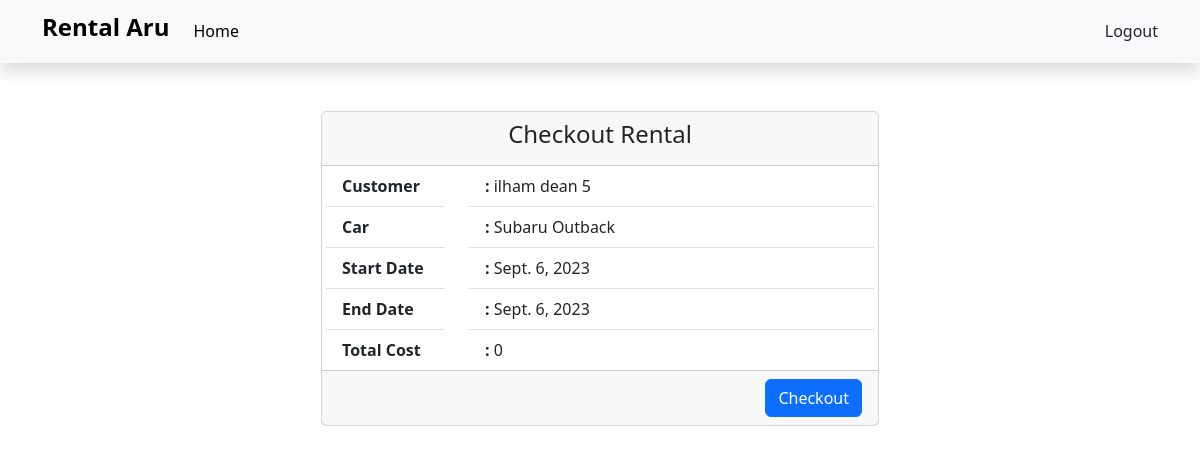
Screenshot of /checkout-rental/17/ (signed in) with the database file from the repository.
### base/models.py (models this page shows, shortened)
class Rental(models.Model):
    STATUS_CHOICES = [
        ('aktif', 'Aktif'),
        ('pending', 'Pending'),
        ('selesai', 'Selesai'),
    ]
    car = models.ForeignKey(Car, on_delete=models.CASCADE)
    customer = models.ForeignKey(settings.AUTH_USER_MODEL, on_delete=models.CASCADE)
    start_date = models.DateField()
    end_date = models.DateField()
    check_out_date = models.DateField(null=True, blank=True)
    status = models.CharField(max_length=20, choices=STATUS_CHOICES, default='pending')
    @property
    def total_cost(self):
        days = (self.end_date - self.start_date).days
        total_price = self.car.price * days
        return int(total_price)

class Car(models.Model):
    TRANSMISSION_CHOICES = [
        ('automatic', 'Automatic'),
        ('manual', 'Manual'),
    ]
    name = models.CharField(max_length=255)
    car_type = models.CharField(max_length=50)
    price = models.IntegerField(null=True)
    color = models.CharField(max_length=50)
    transmission = models.CharField(max_length=10, choices=TRANSMISSION_CHOICES)
    license_plate = models.CharField(max_length=15, unique=True)
    passenger_capacity = models.IntegerField()
    fuel_capacity = models.DecimalField(max_digits=5, decimal_places=2)
    description = models.TextField(blank=True, null=True)
    picture = models.ImageField(blank=True, null=True)
    is_booked = models.BooleanField(default=False)
    def __str__(self):
        return self.name

### account/models.py (models this page shows, shortened)
class User(AbstractBaseUser):
    GENDER_CHOICES = [
        ('laki-laki', 'Laki-laki'),
        ('perempuan', 'Perempuan'),
    ]
    email = models.EmailField(verbose_name='email address', max_length=255, unique=True,)
    full_name = models.CharField(max_length=255)
    gender = models.CharField(max_length=10, choices=GENDER_CHOICES, blank=True, null=True)
    birth_date = models.DateField(blank=True, null=True)
    phone_number = models.CharField(max_length=20, blank=True, null=True)
    nik = models.CharField(max_length=16, unique=True, blank=True, null=True)
    license_card_image = models.ImageField(blank=True, null=True)
    id_card_image = models.ImageField(blank=True, null=True)
    profile_picture = models.ImageField(blank=True, null=True)
    date_joined = models.DateField(verbose_name='date joined', auto_now_add=True,)
    last_login = models.DateField(verbose_name='last login', auto_now=True,)
    is_active = models.BooleanField(default=False)
    is_admin = models.BooleanField(default=False)
    is_superuser = models.BooleanField(default=False)
    objects = CustomUserManager()
    USERNAME_FIELD = 'email'
    REQUIRED_FIELDS = ['full_name']
    def __str__(self):
        return self.full_name

### base/views.py (the view, shortened to what this page needs)
# urls.py: path('checkout-rental/<str:pk>/', views.checkout_rental, name='checkout_rental'),
@login_required(login_url='login_page')
def checkout_rental(request, pk):
    rental = Rental.objects.get(id=pk)
    context = {
        'rental': rental
    }
    return render(request, 'checkout_rental.html', context)

### templates/checkout_rental.html (shortened to what this page needs)
{% extends 'base.html' %}
{% load crispy_forms_tags %}
{% block contents %}
<div class="container d-flex justify-content-center">
    <div class="col-md-6">
        <div class="card">
            <div class="card-header text-center">
                <h4 class="card-title">Checkout Rental</h4>
            </div>
            <div class="row px-1">
                <div class="col-3">
                    <ul class="list-group list-group-flush">
                        <li class="list-group-item"><strong>Customer</strong></li>
                        <li class="list-group-item"><strong>Car</strong></li>
                        <li class="list-group-item"><strong>Start Date</strong></li>
                        <li class="list-group-item"><strong>End Date</strong></li>
                        <li class="list-group-item"><strong>Total Cost</strong></li>
                    </ul>
                </div>
                <div class="col">
                    <ul class="list-group list-group-flush">
                        <li class="list-group-item"><strong>:</strong> {{rental.customer}}</li>
                        <li class="list-group-item"><strong>:</strong> {{rental.car}}</li>
                        <li class="list-group-item"><strong>:</strong> {{rental.start_date}}</li>
                        <li class="list-group-item"><strong>:</strong> {{rental.end_date}}</li>
                        <li class="list-group-item"><strong>:</strong> {{rental.total_cost}}</li>
                    </ul>
                </div>
            </div>
            <div class="card-footer text-end">
                <form method="post">
                    <button class="btn btn-primary" type="submit">Checkout</a>
                </form>
            </div>
        </div>
    </div>
</div>
{% endblock %}

### rows the page displays
Rental: customer "ilham dean 5", car "Subaru Outback", start_date "Sept. 6, 2023", end_date "Sept. 6, 2023", total_cost "0"
